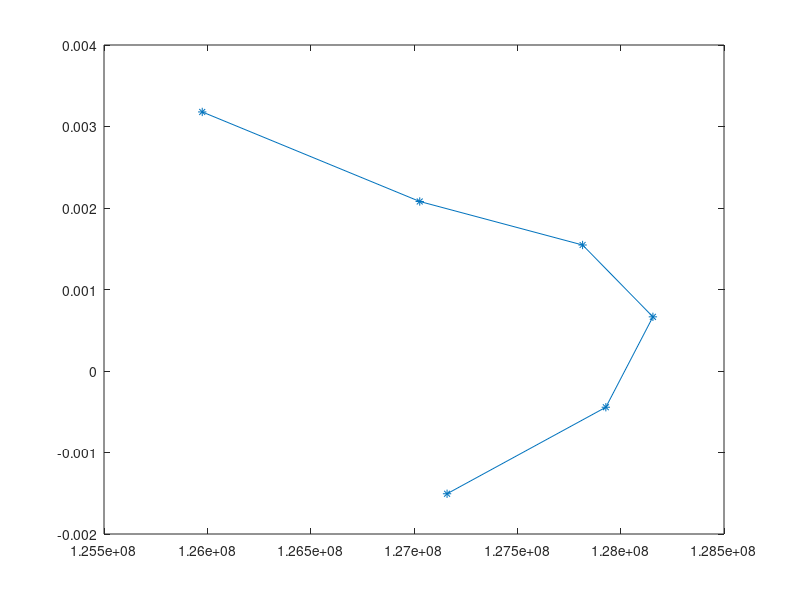

Reproduce this figure in MATLAB. (Note: this script raises an error after producing the figure.)
% Step 0: Clearing

clear all;
close all;
clc;

% Step 1: Load Japan data

pkg load statistics;

fid = fopen('Example02-Japan-Population.csv','r');
C   = textscan(fid,'%f32 %f32', 'delimiter', ';');
fclose(fid);

japan_year  = cell2mat(C(1));
japan_pop   = cell2mat(C(2));

start_ind   = find(japan_year==1992);
end_ind     = find(japan_year==2016);

% Step 2: Definition of Japan's population data points

time_int = 4;
year     = [japan_year(start_ind):time_int:japan_year(end_ind)]';
x        = [0:time_int:(japan_year(end_ind)-japan_year(start_ind))]';
y        = japan_pop(start_ind:time_int:end_ind);

% Step 3: Computation of k in dependence of y

k    = (1/time_int).*(log(y(2:1:end)./y(1:1:(end-1)))); %(1./x(2:1:end)).*log(y(2:1:end)/y(1));

figure(1)
plot(y(2:1:end),k,'marker','*')

% Step 4: Spline interpolation

y_spl = y(2:1:end);
k_spl = k;
n = (length(y_spl) - 1);
h = zeros(n,1);
h = diff(y_spl);

M = cubic_spline_natural(y_spl,k_spl,n,h);

cub_spl = cell(n,1);

for j = 1:1:n
  cub_spl{j} = @(z) (M(j)*(y_spl(j+1) - z).^3/(6*h(j))) + (M(j+1)*(z - y_spl(j)).^3/(6*h(j))) + (k_spl(j) - M(j)*h(j)^2/6)*((y_spl(j+1) - z)/h(j)) + (k_spl(j+1) - M(j+1)*h(j)^2/6)*((z - y_spl(j))/h(j));
endfor

m = 50;
figure(2)
for j = 1:1:n
  plot(y_spl(j):h(j)/m:y_spl(j+1),cub_spl{j}(y_spl(j):h(j)/m:y_spl(j+1)),'color','blue','linewidth',1)
  hold on
  plot(y_spl(j),k_spl(j),'marker','*','color','blue')
  hold on
  title('Example 2 - Dependence of k on P (Cubic spline)','fontsize',14);
  xlabel('Population P','fontsize',10);
  ylabel('k(P)','fontsize',10);
endfor
  plot(y_spl(end),k_spl(end),'marker','*','color','blue')

% Step 5: Explicit Eulerian Time-Stepping Method

h_eul    = 0.125;
x_eul    = [0:h_eul:x(end-1)+12]';
y_eul    = zeros(length(x_eul),1);
y_eul(1) = y(2);

m = 1;
for l = 1:1:(length(x_eul)-1)
    if (x_eul(l) < x(m+1))
      y_eul(l+1) = y_eul(l) + h_eul*(cub_spl{m}(y_eul(l)))*y_eul(l);
    elseif ((x_eul(l) >= x(m+1)) & (m < length(cub_spl)))%(m < length(cub_spl)))
      m          = m+1;
      y_eul(l+1) = y_eul(l) + h_eul*(cub_spl{m}(y_eul(l)))*y_eul(l);
    else
      y_eul(l+1) = y_eul(l) + h_eul*(cub_spl{length(cub_spl)}(y_eul(l)))*y_eul(l);
    endif
endfor

% Step 6: Rigid Logistic Growth Model

% Define the Logistic Function
% p(1)=K (carrying capacity), p(2)=r (growth rate), p(3)=P0 (initial)
logistic = @(t, p) (p(1)*p(3)* exp(p(2)*t))./(p(1)+p(3)*(exp(p(2)*t)-1))

% Step 7: Resulting plots

figure(3)
plot(x-4,y,'marker','+','color','black','linewidth',1);
hold on
plot(x_eul,y_eul,'color','red','linewidth',1);
hold on
plot([0:0.1:28]',logistic([0:0.1:28]', [1.278*10^8,0.3,1.2598*10^8]'),'linestyle','--','linewidth',1)
hold on
title('Example 2 - Total Population of Japan (Cubic spline)','fontsize',14);
legend({'Data used','Calculation','Logistic Model'},'location','northeast','fontsize',10)
xlabel('Time (Year)','fontsize',10);
ylabel('Total Population of Japan (In Billions)','fontsize',10);
xticks([-4:4:28]);
xticklabels({'1992','1996','2000','2004','2008','2012','2016','2020','2024'});

% Step 8: Relative Error Plot

x_new   = [0:4:32]';
y_new   = [y; japan_pop(end-5); japan_pop(end-1)];

err_rel = abs(y_new(2:1:end)-y_eul(1:4/h_eul:end-4/h_eul))./y_new(2:1:end);

figure(4)
plot([0:4:28]',err_rel,'marker','*','color','blue','linewidth',1)
hold on
title('Example 2 - Relative Error (Cubic spline)','fontsize',14);
xlabel('Time (Year)','fontsize',10);
ylabel('Relative Error','fontsize',10);
xticks([0:4:28]);
xticklabels({'1996','2000','2004','2008','2012','2016','2020','2024'});
yticks([0:0.004:0.02]);
yticklabels({'0%','0.4%','0.8%','1.2%','1.6%','2.0'});
